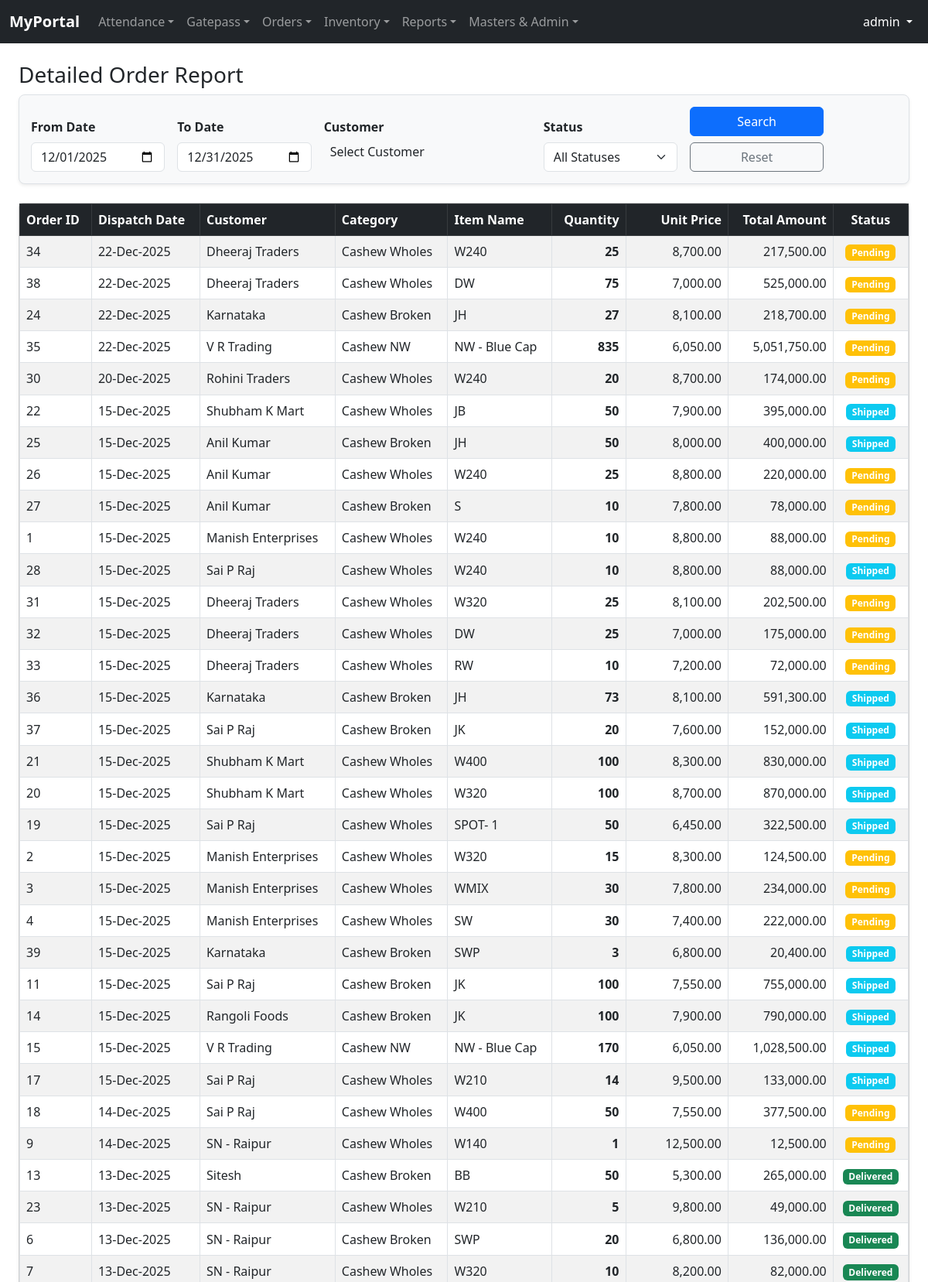
The page /oms_orders_report.php (signed in, upper part) on the database its author committed.
### tables this page shows
CREATE TABLE `oms_orders` (
  `id` int NOT NULL,
  `customer_id` int DEFAULT NULL,
  `item_id` int DEFAULT NULL,
  `quantity` int DEFAULT NULL,
  `price` decimal(10,2) DEFAULT NULL,
  `dispatch_date` date DEFAULT NULL,
  `status` enum('Pending','Shipped','Delivered','Cancelled') DEFAULT 'Pending',
  `created_at` datetime DEFAULT CURRENT_TIMESTAMP
);

CREATE TABLE `oms_customers` (
  `id` int NOT NULL,
  `name` varchar(100) NOT NULL,
  `mobile` varchar(15) NOT NULL,
  `whatsapp` varchar(15) DEFAULT NULL,
  `state` varchar(50) DEFAULT NULL,
  `address` text,
  `created_at` datetime DEFAULT CURRENT_TIMESTAMP
);

CREATE TABLE `oms_categories` (
  `id` int NOT NULL,
  `name` varchar(100) NOT NULL
);

CREATE TABLE `oms_items` (
  `id` int NOT NULL,
  `name` varchar(100) NOT NULL,
  `short_code` varchar(20) DEFAULT NULL,
  `current_stock` int DEFAULT '0',
  `unit_price` decimal(10,2) DEFAULT '0.00',
  `category_id` int DEFAULT NULL
);

### oms_orders_report.php (the view, shortened to what this page needs)
<?php
require_once 'config.php';
$from_date = isset($_GET['from_date']) ? $_GET['from_date'] : date('Y-m-01');
$to_date = isset($_GET['to_date']) ? $_GET['to_date'] : date('Y-m-t');
$sql = "SELECT o.*, c.name as cname, i.name as iname, cat.name as cat_name
        FROM oms_orders o
        LEFT JOIN oms_customers c ON o.customer_id = c.id
        LEFT JOIN oms_items i ON o.item_id = i.id
        LEFT JOIN oms_categories cat ON i.category_id = cat.id
        WHERE o.dispatch_date BETWEEN '$from_date' AND '$to_date'";
$sql .= " ORDER BY o.dispatch_date DESC";
$result = $conn->query($sql);
?>
<!DOCTYPE html>
<html>
<head>
    <link href="https://cdn.jsdelivr.net/npm/bootstrap@5.3.0/dist/css/bootstrap.min.css" rel="stylesheet">
    <link href="https://cdn.jsdelivr.net/npm/select2@4.1.0-rc.0/dist/css/select2.min.css" rel="stylesheet" />
    <link rel="stylesheet" href="https://cdn.jsdelivr.net/npm/select2-bootstrap-5-theme@1.3.0/dist/select2-bootstrap-5-theme.min.css" />
</head>
<body>
    <?php include 'navbar.php'; ?>
    <div class="container-fluid px-4">
        <h3>Detailed Order Report</h3>
        <div class="filter-box mb-4 shadow-sm">
            <form method="get" class="row g-3 align-items-end">
                <div class="col-md-2">
                    <label class="form-label fw-bold">From Date</label>
                    <input type="date" name="from_date" class="form-control" value="<?php echo $from_date; ?>">
                </div>
                <div class="col-md-2">
                    <label class="form-label fw-bold">To Date</label>
                    <input type="date" name="to_date" class="form-control" value="<?php echo $to_date; ?>">
                </div>
                <div class="col-md-3">
                    <label class="form-label fw-bold">Customer</label>
                </div>
                <div class="col-md-2">
                    <label class="form-label fw-bold">Status</label>
                    <select name="status" class="form-select">
                        <option value="">All Statuses</option>
                    </select>
                </div>
                <div class="col-md-2">
                    <div class="d-grid gap-2">
                        <button type="submit" class="btn btn-primary">Search</button>
                        <a href="oms_orders_report.php" class="btn btn-outline-secondary">Reset</a>
                    </div>
                </div>
            </form>
        </div>
        <div class="card shadow-sm">
            <div class="card-body p-0">
                <div class="table-responsive">
                    <table class="table table-bordered table-striped mb-0 align-middle">
                        <thead class="table-dark">
                            <tr>
                                <th>Order ID</th>
                                <th>Dispatch Date</th>
                                <th>Customer</th>
                                <th>Category</th>
                                <th>Item Name</th>
                                <th class="text-end">Quantity</th>
                                <th class="text-end">Unit Price</th>
                                <th class="text-end">Total Amount</th>
                                <th class="text-center">Status</th>
                            </tr>
                        </thead>
                        <tbody>
                            <?php if ($result->num_rows > 0): ?>
                                <?php while($row = $result->fetch_assoc()):
                                    $amount = $row['quantity'] * $row['price'];
                                ?>
                                <tr>
                                    <td><?php echo $row['id']; ?></td>
                                    <td><?php echo date('d-M-Y', strtotime($row['dispatch_date'])); ?></td>
                                    <td><?php echo $row['cname']; ?></td>
                                    <td><?php echo $row['cat_name'] ?: '-'; ?></td>
                                    <td><?php echo $row['iname']; ?></td>
                                    <td class="text-end fw-bold"><?php echo $row['quantity']; ?></td>
                                    <td class="text-end"><?php echo number_format($row['price'], 2); ?></td>
                                    <td class="text-end"><?php echo number_format($amount, 2); ?></td>
                                    <td class="text-center">
                                        <?php
                                        $bg = 'warning';
                                        if($row['status']=='Shipped') $bg = 'info';
                                        if($row['status']=='Delivered') $bg = 'success';
                                        ?>
                                        <span class="badge bg-<?php echo $bg; ?>"><?php echo $row['status']; ?></span>
                                    </td>
                                </tr>
                                <?php endwhile; ?>
                            <?php else: ?>
                                <tr><td colspan="8" class="text-center p-4">No records found matching filters.</td></tr>
                            <?php endif; ?>
                        </tbody>
                    </table>
                </div>
            </div>
        </div>
    </div>
</body>
</html>

### oms_orders_report.php (style rules this page uses)
.filter-box { background: #f8f9fa; border: 1px solid #dee2e6; border-radius: 8px; padding: 15px; }

### rows shown on the page
oms_orders: id "34", dispatch_date "22-Dec-2025", customer.name "Dheeraj Traders", oms_categories.name "Cashew Wholes", item.name "W240", quantity "25", price "8,700.00", amount "217,500.00", status "Pending"
oms_orders: id "38", dispatch_date "22-Dec-2025", customer.name "Dheeraj Traders", oms_categories.name "Cashew Wholes", item.name "DW", quantity "75", price "7,000.00", amount "525,000.00", status "Pending"
oms_orders: id "24", dispatch_date "22-Dec-2025", customer.name "Karnataka", oms_categories.name "Cashew Broken", item.name "JH", quantity "27", price "8,100.00", amount "218,700.00", status "Pending"
oms_orders: id "35", dispatch_date "22-Dec-2025", customer.name "V R Trading", oms_categories.name "Cashew NW", item.name "NW - Blue Cap", quantity "835", price "6,050.00", amount "5,051,750.00", status "Pending"
oms_orders: id "30", dispatch_date "20-Dec-2025", customer.name "Rohini Traders", oms_categories.name "Cashew Wholes", item.name "W240", quantity "20", price "8,700.00", amount "174,000.00", status "Pending"
oms_orders: id "22", dispatch_date "15-Dec-2025", customer.name "Shubham K Mart", oms_categories.name "Cashew Wholes", item.name "JB", quantity "50", price "7,900.00", amount "395,000.00", status "Shipped"
oms_orders: id "25", dispatch_date "15-Dec-2025", customer.name "Anil Kumar", oms_categories.name "Cashew Broken", item.name "JH", quantity "50", price "8,000.00", amount "400,000.00", status "Shipped"
oms_orders: id "26", dispatch_date "15-Dec-2025", customer.name "Anil Kumar", oms_categories.name "Cashew Wholes", item.name "W240", quantity "25", price "8,800.00", amount "220,000.00", status "Pending"
oms_orders: id "27", dispatch_date "15-Dec-2025", customer.name "Anil Kumar", oms_categories.name "Cashew Broken", item.name "S", quantity "10", price "7,800.00", amount "78,000.00", status "Pending"
oms_orders: id "1", dispatch_date "15-Dec-2025", customer.name "Manish Enterprises", oms_categories.name "Cashew Wholes", item.name "W240", quantity "10", price "8,800.00", amount "88,000.00", status "Pending"
oms_orders: id "28", dispatch_date "15-Dec-2025", customer.name "Sai P Raj", oms_categories.name "Cashew Wholes", item.name "W240", quantity "10", price "8,800.00", amount "88,000.00", status "Shipped"
oms_orders: id "31", dispatch_date "15-Dec-2025", customer.name "Dheeraj Traders", oms_categories.name "Cashew Wholes", item.name "W320", quantity "25", price "8,100.00", amount "202,500.00", status "Pending"
oms_orders: id "32", dispatch_date "15-Dec-2025", customer.name "Dheeraj Traders", oms_categories.name "Cashew Wholes", item.name "DW", quantity "25", price "7,000.00", amount "175,000.00", status "Pending"
oms_orders: id "33", dispatch_date "15-Dec-2025", customer.name "Dheeraj Traders", oms_categories.name "Cashew Wholes", item.name "RW", quantity "10", price "7,200.00", amount "72,000.00", status "Pending"
oms_orders: id "36", dispatch_date "15-Dec-2025", customer.name "Karnataka", oms_categories.name "Cashew Broken", item.name "JH", quantity "73", price "8,100.00", amount "591,300.00", status "Shipped"
oms_orders: id "37", dispatch_date "15-Dec-2025", customer.name "Sai P Raj", oms_categories.name "Cashew Broken", item.name "JK", quantity "20", price "7,600.00", amount "152,000.00", status "Shipped"
oms_orders: id "21", dispatch_date "15-Dec-2025", customer.name "Shubham K Mart", oms_categories.name "Cashew Wholes", item.name "W400", quantity "100", price "8,300.00", amount "830,000.00", status "Shipped"
oms_orders: id "20", dispatch_date "15-Dec-2025", customer.name "Shubham K Mart", oms_categories.name "Cashew Wholes", item.name "W320", quantity "100", price "8,700.00", amount "870,000.00", status "Shipped"
oms_orders: id "19", dispatch_date "15-Dec-2025", customer.name "Sai P Raj", oms_categories.name "Cashew Wholes", item.name "SPOT- 1", quantity "50", price "6,450.00", amount "322,500.00", status "Shipped"
oms_orders: id "2", dispatch_date "15-Dec-2025", customer.name "Manish Enterprises", oms_categories.name "Cashew Wholes", item.name "W320", quantity "15", price "8,300.00", amount "124,500.00", status "Pending"
oms_orders: id "3", dispatch_date "15-Dec-2025", customer.name "Manish Enterprises", oms_categories.name "Cashew Wholes", item.name "WMIX", quantity "30", price "7,800.00", amount "234,000.00", status "Pending"
oms_orders: id "4", dispatch_date "15-Dec-2025", customer.name "Manish Enterprises", oms_categories.name "Cashew Wholes", item.name "SW", quantity "30", price "7,400.00", amount "222,000.00", status "Pending"
oms_orders: id "39", dispatch_date "15-Dec-2025", customer.name "Karnataka", oms_categories.name "Cashew Broken", item.name "SWP", quantity "3", price "6,800.00", amount "20,400.00", status "Shipped"
oms_orders: id "11", dispatch_date "15-Dec-2025", customer.name "Sai P Raj", oms_categories.name "Cashew Broken", item.name "JK", quantity "100", price "7,550.00", amount "755,000.00", status "Shipped"
oms_orders: id "14", dispatch_date "15-Dec-2025", customer.name "Rangoli Foods", oms_categories.name "Cashew Broken", item.name "JK", quantity "100", price "7,900.00", amount "790,000.00", status "Shipped"
oms_orders: id "15", dispatch_date "15-Dec-2025", customer.name "V R Trading", oms_categories.name "Cashew NW", item.name "NW - Blue Cap", quantity "170", price "6,050.00", amount "1,028,500.00", status "Shipped"
oms_orders: id "17", dispatch_date "15-Dec-2025", customer.name "Sai P Raj", oms_categories.name "Cashew Wholes", item.name "W210", quantity "14", price "9,500.00", amount "133,000.00", status "Shipped"
oms_orders: id "18", dispatch_date "14-Dec-2025", customer.name "Sai P Raj", oms_categories.name "Cashew Wholes", item.name "W400", quantity "50", price "7,550.00", amount "377,500.00", status "Pending"
oms_orders: id "9", dispatch_date "14-Dec-2025", customer.name "SN - Raipur", oms_categories.name "Cashew Wholes", item.name "W140", quantity "1", price "12,500.00", amount "12,500.00", status "Pending"
oms_orders: id "13", dispatch_date "13-Dec-2025", customer.name "Sitesh", oms_categories.name "Cashew Broken", item.name "BB", quantity "50", price "5,300.00", amount "265,000.00", status "Delivered"
oms_orders: id "23", dispatch_date "13-Dec-2025", customer.name "SN - Raipur", oms_categories.name "Cashew Wholes", item.name "W210", quantity "5", price "9,800.00", amount "49,000.00", status "Delivered"
oms_orders: id "6", dispatch_date "13-Dec-2025", customer.name "SN - Raipur", oms_categories.name "Cashew Broken", item.name "SWP", quantity "20", price "6,800.00", amount "136,000.00", status "Delivered"
oms_orders: id "7", dispatch_date "13-Dec-2025", customer.name "SN - Raipur", oms_categories.name "Cashew Wholes", item.name "W320", quantity "10", price "8,200.00", amount "82,000.00", status "Delivered"

### other values the page prints
$user_name "admin"
